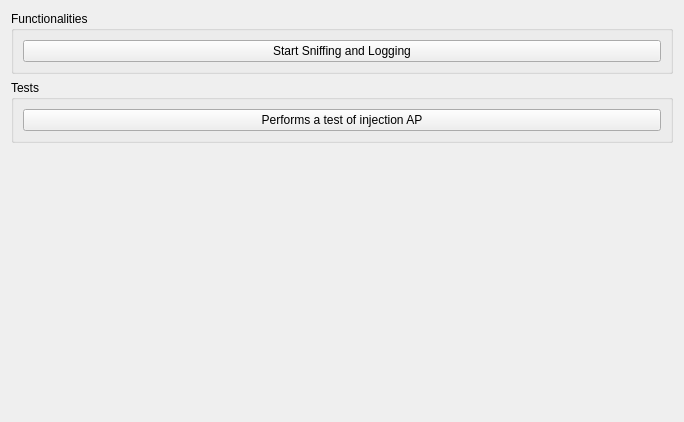
          <widget class="QWidget" name="page2">
           <property name="geometry">
            <rect>
             <x>0</x>
             <y>0</y>
             <width>684</width>
             <height>422</height>
            </rect>
           </property>
           <attribute name="label">
            <string>General Functionalities</string>
           </attribute>
           <layout class="QVBoxLayout">
            <item>
             <widget class="QGroupBox" name="buttonGroup2_2_2_2">
              <property name="title">
               <string>Functionalities</string>
              </property>
              <layout class="QVBoxLayout">
               <item>
                <widget class="QPushButton" name="button_wpa_start_sniff">
                 <property name="text">
                  <string>Start Sniffing and Logging</string>
                 </property>
                </widget>
               </item>
              </layout>
             </widget>
            </item>
            <item>
             <widget class="QGroupBox" name="buttonGroup2_2_2">
              <property name="title">
               <string>Tests</string>
              </property>
              <layout class="QVBoxLayout">
               <item>
                <widget class="QPushButton" name="button_wpa_test_inj">
                 <property name="text">
                  <string>Performs a test of injection AP</string>
                 </property>
                </widget>
               </item>
              </layout>
             </widget>
            </item>
            <item>
             <spacer name="spacer22_3_2">
              <property name="orientation">
               <enum>Qt::Vertical</enum>
              </property>
              <property name="sizeType">
               <enum>QSizePolicy::Expanding</enum>
              </property>
              <property name="sizeHint" stdset="0">
               <size>
                <width>41</width>
                <height>140</height>
               </size>
              </property>
             </spacer>
            </item>
           </layout>
          </widget>
